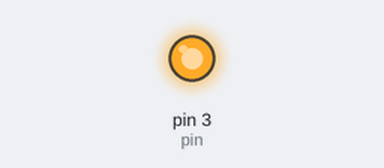
Bench run of a sketch on a simulated Arduino Uno, built with avr-gcc and run on an emulated ATmega328P. Shown: output pins drawn as LEDs (lit = HIGH).

Above: at 0.1 s.
Timing chart, 0 to 1.6 s (numbered marks = the images above):
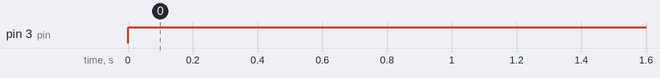

Measured:
- by itself, pin 3 (pin): LOW → HIGH at 0.00 s

The sketch:

MotorOn.ino
```cpp
int pin = 3;

void setup() {

  pinMode(pin, OUTPUT);

}

void loop() {

  digitalWrite(pin, HIGH);

}
```
